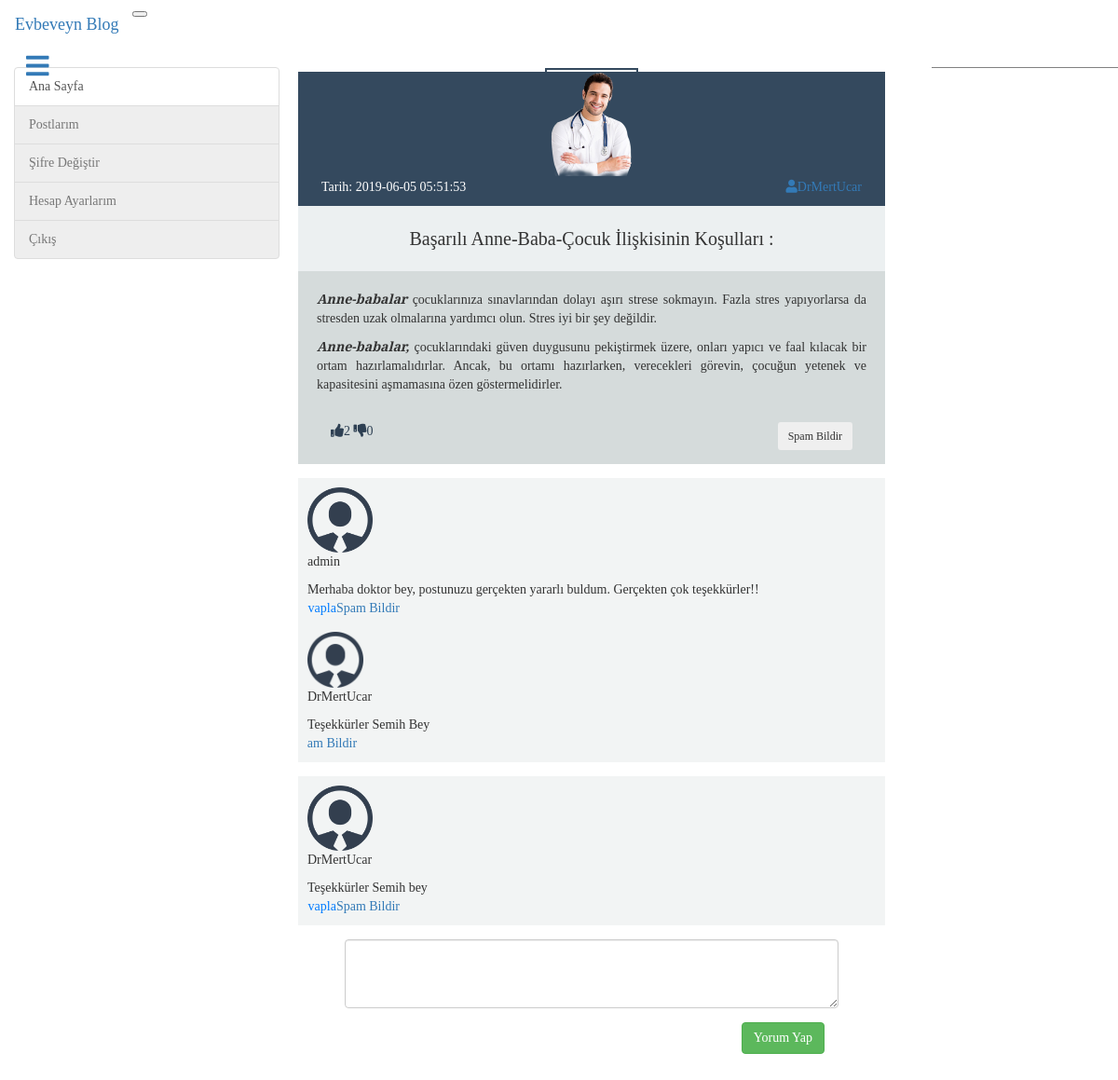
Page /postDetail.php?postId=11 on the committed database.
### tables this page shows
CREATE TABLE `profilphotos` (
  `userId` int(11) NOT NULL,
  `photo` blob NOT NULL,
  `photoName` varchar(255) NOT NULL,
  `status` int(11) NOT NULL
);

CREATE TABLE `posts` (
  `postId` int(11) NOT NULL,
  `userId` int(11) NOT NULL,
  `title` text NOT NULL,
  `text` text NOT NULL,
  `usefulNumber` int(11) NOT NULL DEFAULT '0',
  `notusefulNumber` int(11) NOT NULL DEFAULT '0',
  `newId` int(11) NOT NULL DEFAULT '0',
  `datetime` datetime NOT NULL DEFAULT CURRENT_TIMESTAMP,
  `status` int(11) NOT NULL DEFAULT '0',
  `productPhoto` blob,
  `price` int(11) NOT NULL
);

CREATE TABLE `users` (
  `id` int(11) NOT NULL,
  `userName` varchar(20) NOT NULL,
  `fullName` varchar(30) NOT NULL,
  `pass` varchar(20) NOT NULL,
  `email` varchar(50) NOT NULL,
  `gender` varchar(10) NOT NULL,
  `registerDate` datetime NOT NULL DEFAULT CURRENT_TIMESTAMP,
  `status` int(11) NOT NULL,
  `admin` int(11) NOT NULL DEFAULT '0',
  `photo` longblob NOT NULL,
  `biography` varchar(300) NOT NULL
);

CREATE TABLE `comments` (
  `id` int(11) NOT NULL,
  `userId` int(11) NOT NULL,
  `postId` int(11) NOT NULL,
  `text` varchar(300) NOT NULL,
  `AddedDate` datetime NOT NULL,
  `ModifiedDate` datetime NOT NULL DEFAULT CURRENT_TIMESTAMP,
  `status` int(11) NOT NULL DEFAULT '1'
);

CREATE TABLE `commentsreply` (
  `id` int(11) NOT NULL,
  `commentId` int(11) NOT NULL,
  `userId` int(11) NOT NULL,
  `text` text NOT NULL,
  `addedDate` datetime NOT NULL DEFAULT CURRENT_TIMESTAMP,
  `modifiedDate` date NOT NULL,
  `userBy` varchar(20) NOT NULL,
  `status` int(11) NOT NULL DEFAULT '0'
);

### db/postDetail.php (called while the page is built, shortened)
<?php
include("connection.php");
$postId=$_GET["postId"];
$postBilgisi = mysqli_query($db,"select * from posts where postId='$postId'")->fetch_assoc();
$userId=$postBilgisi['userId'];
$profilPhoto = mysqli_query($db,"select photoName from profilphotos where userId='$userId'")->fetch_assoc();
if($profilPhoto["photoName"]!=null)
$userPhotoUrl = "resim/".$profilPhoto["photoName"];
$userId = $_SESSION["userId"];
$userLikeDurum = mysqli_query($db,"select * from likes where postId='$postId' and userId='$userId'")->fetch_assoc();
$likeNumberSorgu = mysqli_query($db,"SELECT COUNT(*) FROM likes WHERE postId=$postId and status=1")->fetch_assoc();
$likeNumber = $likeNumberSorgu["COUNT(*)"];
$dislikeNumberSorgu = mysqli_query($db,"SELECT COUNT(*) FROM likes WHERE postId=$postId and status=-1")->fetch_assoc();
$dislikeNumber = $dislikeNumberSorgu["COUNT(*)"];
?>

### postDetail.php (the view, shortened to what this page needs)
<?php
  include ("includes/header.php");
  include("db/postDetail.php");
?>
<nav class="navbar navbar-expand-lg navbar-light bg-light">
  <a class="navbar-brand" href="index.php">Evbeveyn Blog</a>
  <button class="navbar-toggler" type="button" data-toggle="collapse" data-target="#navbarSupportedContent" aria-controls="navbarSupportedContent" aria-expanded="false" aria-label="Toggle navigation">
  </button>
  <div class="collapse navbar-collapse" id="navbarSupportedContent">
  </div>
</nav>
<?php
	include ("includes/header.php");
?>
<div class="container-fluid" >
<a class="btn btn-light" id="menuControl" data-toggle="modal" data-target="#exampleModalCenter"  style="z-index:1;"><span class="fas fa-bars fa-2x"></span></a>
<div class="row mt-4">
    <div class="col-md-3" id="userMenu">
  <div class="list-group">
         <button type="button" class="list-group-item list-group-item-action " id="homePage">Ana Sayfa</button>
         <button type="button" class="list-group-item list-group-item-action <?php if($_SESSION['login']!=true) echo 'disabled'; ?>" id="userPosts">Postlarım</button>
         <button type="button" class="list-group-item list-group-item-action <?php if($_SESSION['login']!=true) echo 'disabled'; ?>" id="changePassword">Şifre Değiştir</button>
         <button type="button" class="list-group-item list-group-item-action <?php if($_SESSION['login']!=true) echo 'disabled'; ?>" id="hesapBilgilerim">Hesap Ayarlarım</button>
         <button type="button" class="list-group-item list-group-item-action <?php if($_SESSION['login']!=true) echo 'disabled'; ?>" id="signOut">Çıkış</button>
       </div>
        </div>
        <div class="col-md-7" id="posts" style=" padding-top:0px;">
        <div class="col-md-12 text-center" >
        </div>
        <div class="col-md-12 text-center" >
        <img style="width:100px; border:2px solid #34495E; "<?php if($userPhotoUrl ==null)
             echo 'src="userIcon.png"';
             else
             echo 'src="'.$userPhotoUrl.'"';
             ?>
             style="width:100px; " class="rounded-circle img-fluid  " alt="...">
        </div>
            <div style="padding:15px; margin-top:5px;  padding-top:0px; background-color:#D5DBDB">
            <?php
              $userId=$postBilgisi["userId"];
              $user=mysqli_query($db,"select * from users where id='$userId'")->fetch_assoc();
              $userName=$user["userName"];
              ?>
            <div class="row" style="padding:10px; background-color:#34495E; color:white;"><div class="col-md-6 text-left">Tarih: <?php echo $postBilgisi["datetime"]; ?></div><div class="col-md-6 text-right"><a href="userPosts.php?user=<?php echo $userId ?>"><span class="fa fa-user mr-1"></span><?php echo $userName; ?></a> </div></div>
                <div class="row" style="background-color:#ECF0F1;">
                    <p style=" text-align:center; margin-left:auto; margin-right:auto;line-height:70px; font-size:20px; margin-bottom:0px;"><?php echo $postBilgisi["title"]; ?></p>
                </div>
                <div class="row" style="padding:20px; text-align:justify">
                      <?php echo $postBilgisi["text"]; ?>
                </div>
                <div class="row" style="padding:0px 20px;  text-align:justify">
                <div class="col-md-6">
                     <a class="mr-2" href="db/postLike.php?like=1&postId=<?php echo $postBilgisi["postId"]; ?>" style="color:#2E4053; cursor:pointer;" id="like"><span class="fas fa-thumbs-up mr-2" style="
                     <?php if($userLikeDurum["status"]==null)
                     echo "color:#2E4053;";
                  else if($userLikeDurum["status"]=="1")
                     echo "color:#3498DB;";
                      ?>"></span><?php echo $likeNumber; ?></a>
                      <a class="ml-2" href="db/postLike.php?like=-1&postId=<?php echo $postBilgisi["postId"]; ?>" style="color:#2E4053; cursor:pointer;" id="dislike"><span class="fas fa-thumbs-down mr-2"  style=" <?php if($userLikeDurum["status"]==null)
                     echo "color:#2E4053;";
                  else if($userLikeDurum["status"]=="-1")
                     echo "color:#3498DB;";
                      ?>"></span><?php echo $dislikeNumber; ?></a>
                      </div>
                      <div class="col-md-6 text-right">
                      <button data-toggle="modal" data-target=".bd-example-modal-lg" class="btn btn-dark btn-sm ml-2">Spam Bildir</button>
					  </div>
                </div>
            </div>
            <div class="row mt-0" style="padding:15px;" id="comments">
            <?php
              include("partialViews/postComments.php");
            ?>
            </div>
            <form action="db/newComment.php" method="post" class="col-md-12 col-sm-12" style="margin:auto;  padding:50px; padding-top:0px; padding-bottom:10px;">
            <div class="form-group">
            <textarea class="form-control" name="commentContent" id="exampleFormControlTextarea1" rows="3"></textarea>
            </div>
            <div class="col-md-12 text-right">
            <button type="submit" class="btn btn-success"> Yorum Yap</button>
            </div>
          </form>
        </div>
    <div class="col-md-2" style="background-color:gray;">
    </div>
        </div>
</div>
<?php  include ("includes/footer.php"); ?>

### partialViews/postComments.php (shortened to what this page needs)
<?php
$comments = mysqli_query($db,"select * from comments where postId='$postId' and status!=-1");
?>
<?php
$sayi=1;
      while($comment = mysqli_fetch_assoc($comments))
      {
?>
<div class="media" style="background-color:#F2F4F4; /*background-color:#273746; color:#D4E6F1;*/ padding:10px; width:100%;">
<img style="width:70px;" class="mr-3 rounded-circle img-fluid" src="userIcon.png"
  alt="Generic placeholder image">
            <div class="media-body">
                <div class="row">
                    <div class="col-10 col-sm-10 col-md-10"><?php
                $userId = $comment["userId"];
                $sorgu = mysqli_query($db,"select userName from users where id='$userId'")->fetch_assoc();
                echo $sorgu["userName"];
              ?></div>
                    <div class="col-2 col-sm-2 col-md-2 text-right"></div>
                </div>
                <?php
                    echo $comment["text"];
                ?>
                <div class="row ml-4">
                <a class="cevaplaBtn " style="    color: #007bff; cursor:pointer" id="cevaplaBtn<?php echo $sayi; ?>">Cevapla</a><a class="ml-4" href="db/commentSpam.php<?php echo "?postId=$postId&commentId=".$comment['id']; ?>">Spam Bildir</a>
                </div>
              <?php
              $commentId = $comment["id"];
              $commentsReplies = mysqli_query($db,"select * from commentsreply where commentId='$commentId' and status!=-1");
              ?>
              <?php
                while($reply = mysqli_fetch_assoc($commentsReplies))
                {
              ?>
              <div class="media mt-3">
                    <a class="pr-3" href="#">
        <img style="width:60px;" class="mr-3 rounded-circle img-fluid" src="userIcon.png"';
          alt="Generic placeholder image"> </a>
                    <div class="media-body">
                        <div class="row">
                              <div class="col-9 col-sm-10 col-md-10"><?php
                     $userId = $reply["userId"];
                     $sorgu = mysqli_query($db,"select userName from users where id='$userId'")->fetch_assoc();
                     echo $sorgu["userName"];
                    ?></div>
                              <div class="col-3 col-sm-2 col-md-2 text-right"></div>
                        </div>
                    <?php echo $reply["text"] ?>
                    <div class="row ml-4">
                <a class="ml-4"  href="db/commentReplySpam.php<?php echo "?postId=$postId&replyId=".$reply['id']; ?>">Spam Bildir</a>
                </div>
                </div>
                </div>
                <?php
                }
                ?>
            </div>
          </div>
          <?php
          $sayi++;
      }
?>

### assets/styles.css (style rules this page uses)
nav { width: 100%; }

### style.css (style rules this page uses)
@media only screen and (min-width: 768px) { #menuControl { visibility: visible; position:fixed; top:50px; } }
@media only screen and (min-width: 768px) { .col-md-3 { padding-right: 0px; } }

### Includes/header.php (style rules this page uses)
@media (min-width: 768px) { #posts { padding:20px; padding-right: 50px; } }

### rows in the picture
profilphotos: photoName (picture)
posts: datetime "2019-06-05 05:51:53", title "Başarılı Anne-Baba-Çocuk İlişkisinin Koşulları :", text "Anne-babalar çocuklarınıza sınavlarından dolayı aşırı strese sokmayın. Fazla stres yapıyorlarsa da stresden uzak olmalarına yardımcı olun. Stres iyi bir şey değildir. Anne-babalar, çocuklarındaki güven duygusunu pekiştirmek üzere, onları yapıcı ve faal kılacak bir ortam hazırlamalıdırlar. Ancak, bu ortamı hazırlarken, verecekleri görevin, çocuğun yetenek ve kapasitesini aşmamasına özen göstermelidirler."
users: userName "DrMertUcar"
comments: userId.userName "admin", text "Merhaba doktor bey, postunuzu gerçekten yararlı buldum. Gerçekten çok teşekkürler!!"
commentsreply: userId.userName "DrMertUcar", text "Teşekkürler Semih Bey"
comments: userId.userName "DrMertUcar", text "Teşekkürler Semih bey"

### other values in the picture
$likeNumber "2"
$dislikeNumber "0"
